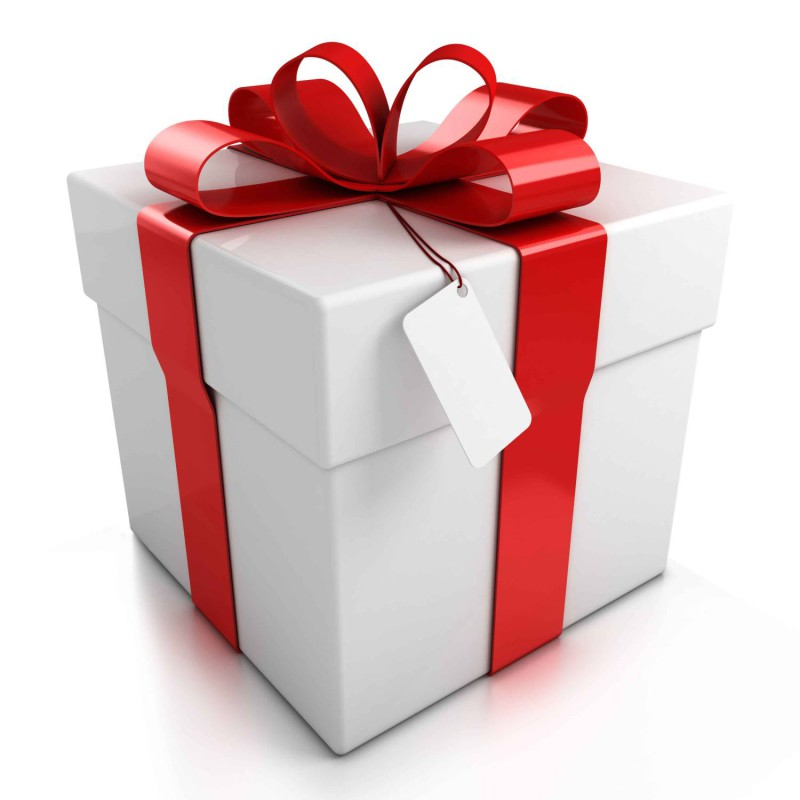
#> input picture gift.jpg, 800 x 800 px
$ python lesson8-2.py
#> lines starting #> are read from the running program, lines starting #| are printed output that depends on the picture
import numpy as np
import cv2
from matplotlib import pyplot as plt

# read image
img =cv2.imread('gift.jpg')
#> img is the input picture: shape (800, 800, 3); mean B, G, R 198, 197.8, 223.1

#invert color from B,G,R  to R,G,B
b,g,r = cv2.split(img)       # get b,g,r
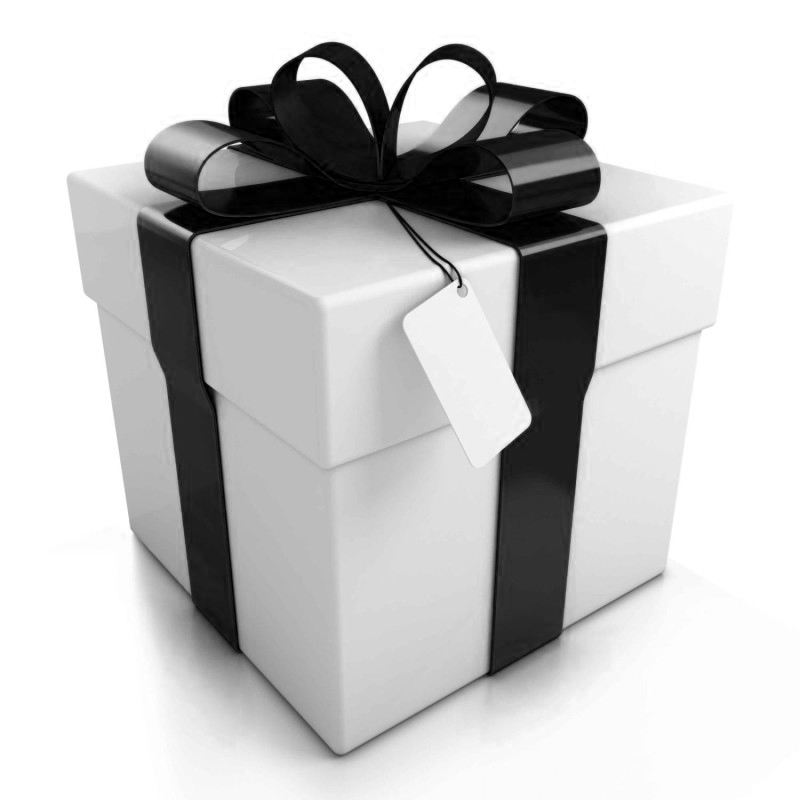
#> b: shape (800, 800); min 0, max 255, mean 198
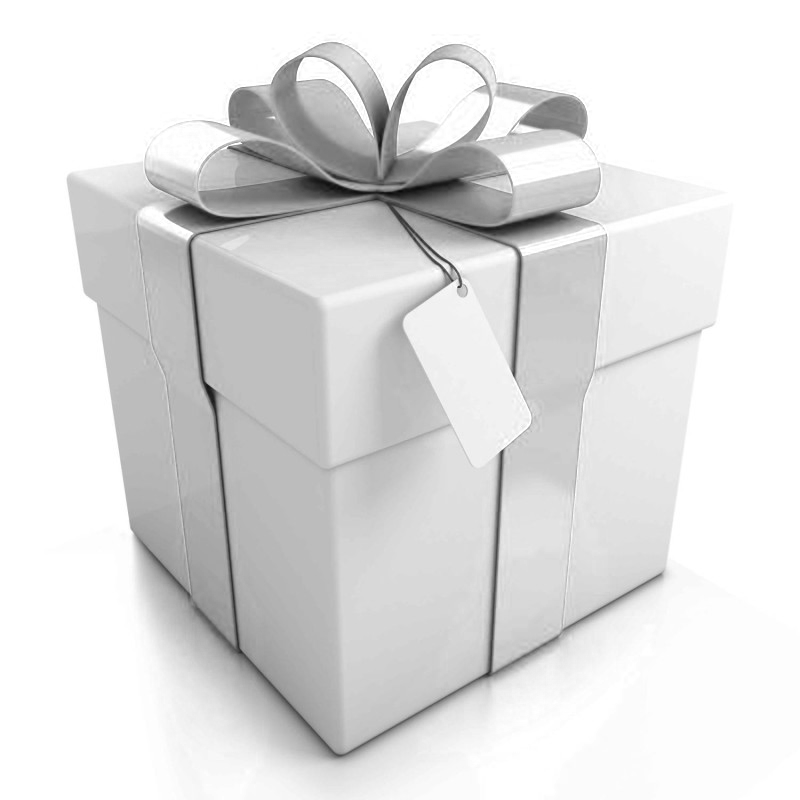
#> r: shape (800, 800); min 9, max 255, mean 223.1
img = cv2.merge([r,g,b])     # switch it to rgb

# Draw a diagonal blue line with thickness of 5 px
cv2.rectangle(img,(380,260),(570,460),(255,0,0),3)
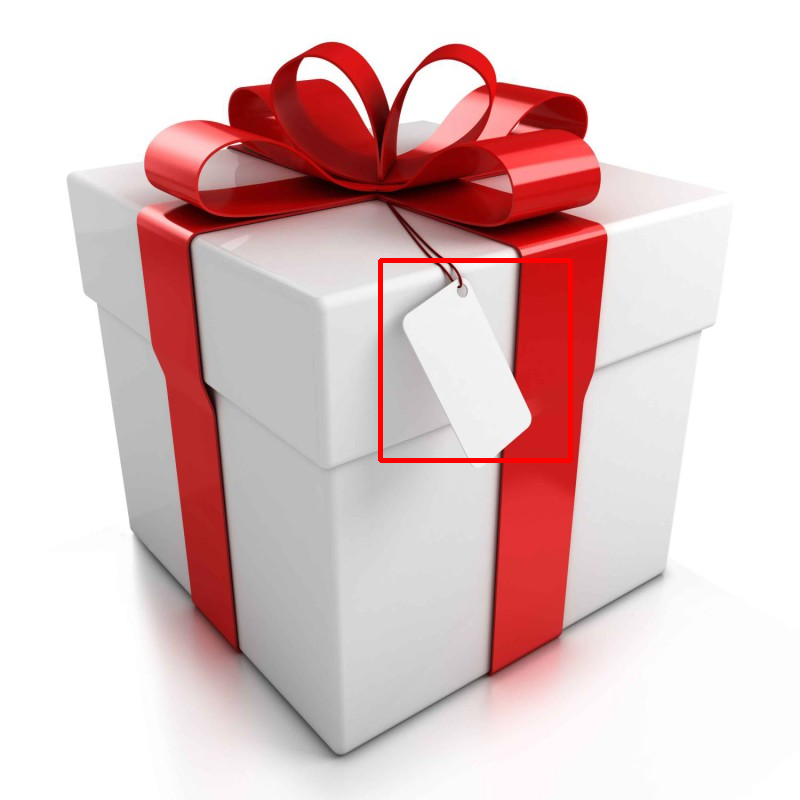
#> img: shape (800, 800, 3); mean R, G, B 223.4, 197, 197.2

# lets see
plt.imshow(img)
plt.show()
